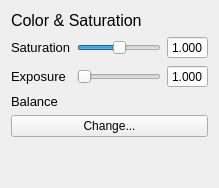
        <widget class="QWidget" name="tab">
         <attribute name="title">
          <string>Color</string>
         </attribute>
         <layout class="QGridLayout" name="gridLayout_3">
          <item row="1" column="2">
           <widget class="QSlider" name="saturationSlider">
            <property name="toolTip">
             <string>The total color saturation. Less saturation means more grey.</string>
            </property>
            <property name="maximum">
             <number>200</number>
            </property>
            <property name="value">
             <number>100</number>
            </property>
            <property name="orientation">
             <enum>Qt::Horizontal</enum>
            </property>
           </widget>
          </item>
          <item row="1" column="3">
           <widget class="QDoubleSpinBox" name="saturationBox">
            <property name="focusPolicy">
             <enum>Qt::StrongFocus</enum>
            </property>
            <property name="frame">
             <bool>true</bool>
            </property>
            <property name="buttonSymbols">
             <enum>QAbstractSpinBox::NoButtons</enum>
            </property>
            <property name="decimals">
             <number>3</number>
            </property>
            <property name="maximum">
             <double>2.000000000000000</double>
            </property>
            <property name="singleStep">
             <double>0.020000000000000</double>
            </property>
            <property name="value">
             <double>1.000000000000000</double>
            </property>
           </widget>
          </item>
          <item row="1" column="1">
           <widget class="QLabel" name="label">
            <property name="font">
             <font>
              <pointsize>10</pointsize>
             </font>
            </property>
            <property name="text">
             <string>Saturation</string>
            </property>
           </widget>
          </item>
          <item row="2" column="3">
           <widget class="QDoubleSpinBox" name="exposureBox">
            <property name="buttonSymbols">
             <enum>QAbstractSpinBox::NoButtons</enum>
            </property>
            <property name="decimals">
             <number>3</number>
            </property>
            <property name="minimum">
             <double>0.010000000000000</double>
            </property>
            <property name="maximum">
             <double>1.000000000000000</double>
            </property>
            <property name="value">
             <double>1.000000000000000</double>
            </property>
           </widget>
          </item>
          <item row="3" column="1">
           <widget class="QLabel" name="label_2">
            <property name="font">
             <font>
              <pointsize>10</pointsize>
             </font>
            </property>
            <property name="text">
             <string>Balance</string>
            </property>
           </widget>
          </item>
          <item row="0" column="1" colspan="3">
           <widget class="QLabel" name="label_47">
            <property name="font">
             <font>
              <pointsize>12</pointsize>
             </font>
            </property>
            <property name="text">
             <string>Color &amp; Saturation</string>
            </property>
           </widget>
          </item>
          <item row="6" column="1" colspan="3">
           <spacer name="verticalSpacer_3">
            <property name="orientation">
             <enum>Qt::Vertical</enum>
            </property>
            <property name="sizeHint" stdset="0">
             <size>
              <width>20</width>
              <height>40</height>
             </size>
            </property>
           </spacer>
          </item>
          <item row="2" column="2">
           <widget class="QSlider" name="exposureSlider">
            <property name="minimum">
             <number>1</number>
            </property>
            <property name="maximum">
             <number>100</number>
            </property>
            <property name="orientation">
             <enum>Qt::Horizontal</enum>
            </property>
           </widget>
          </item>
          <item row="4" column="1" colspan="3">
           <widget class="QtToolkitUtil::ColorPushButton" name="colorBalance">
            <property name="text">
             <string>Change...</string>
            </property>
            <property name="icon">
             <iconset>
              <normaloff>../../../../../work/textures/system/nebulalogo.png</normaloff>../../../../../work/textures/system/nebulalogo.png</iconset>
            </property>
           </widget>
          </item>
          <item row="2" column="1">
           <widget class="QLabel" name="label_7">
            <property name="font">
             <font>
              <pointsize>10</pointsize>
             </font>
            </property>
            <property name="text">
             <string>Exposure</string>
            </property>
           </widget>
          </item>
         </layout>
        </widget>
